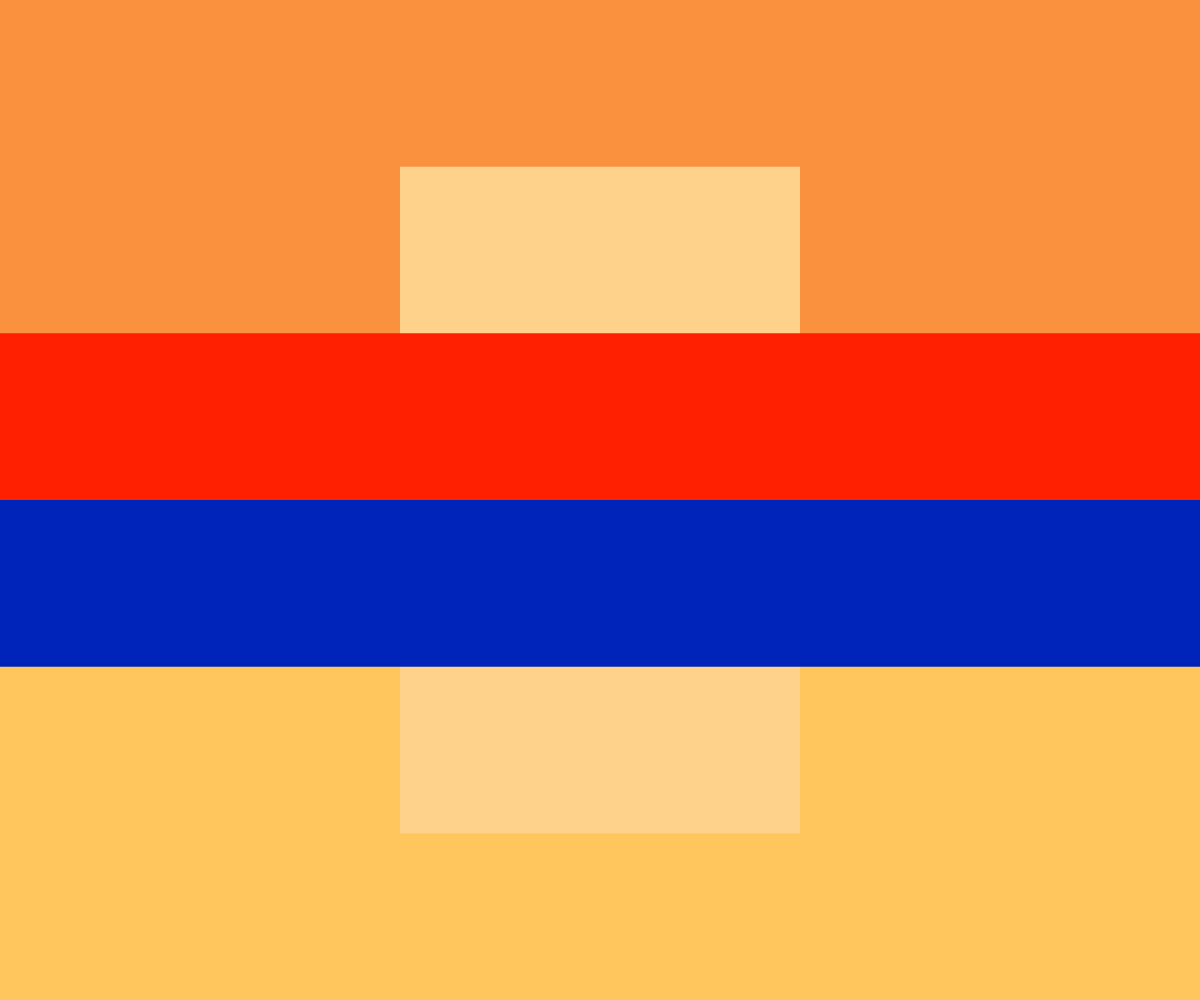
Frame 1 (no input)
Frame 60 (no input): identical to frame 1, image omitted
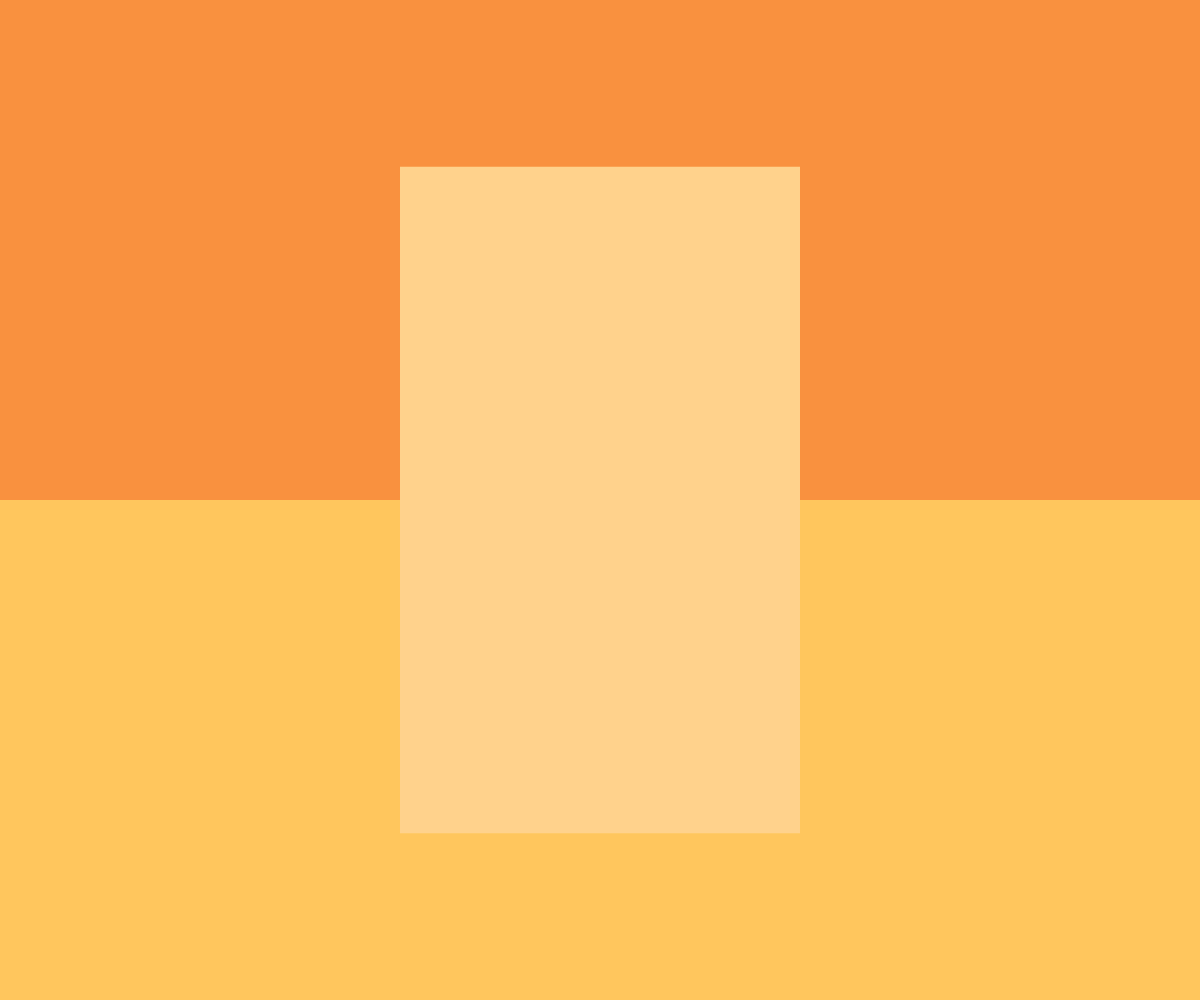
Frame 120 (the mouse pressed at the canvas centre since frame 60)

The p5.js sketch that drew these frames (run headless with seeded random() and noise() and a simulated clock; from frame 60 on, the mouse is pressed at the canvas centre):

// p5.js sketch
// ── sketch.js

let clrs = [
'#F9913F', //top 0
'#FF2001', //middle top 1
'#FFD28C', //middle strip 2
'#0024B9', //middle bottom 3
'#FFC65D' //bottom 4
]


function setup() {
  createCanvas(windowWidth, windowHeight);
  noStroke();
}

function draw() {
 background(220);
 canvasRect(clrs[4], height/2, height/2, false);
 canvasRect(clrs[0], height/2, 0, false);
 fill(clrs[2]); 
 rect(width * 1/3, height * 1/6, width * 1/3, height * 2/3); 
 canvasRect(clrs[1], height/6, height/3, true);
 canvasRect(clrs[3], height/6, height/2, true);


}

function canvasRect(clr, hgt, y_offset, clickable) {
	fill(clr);
	if((clickable == true) && (mouseIsPressed == false)){
		rect(0, y_offset, width, hgt);
	} 
	if(clickable == false){
		rect(0, y_offset, width, hgt);
	}
}
